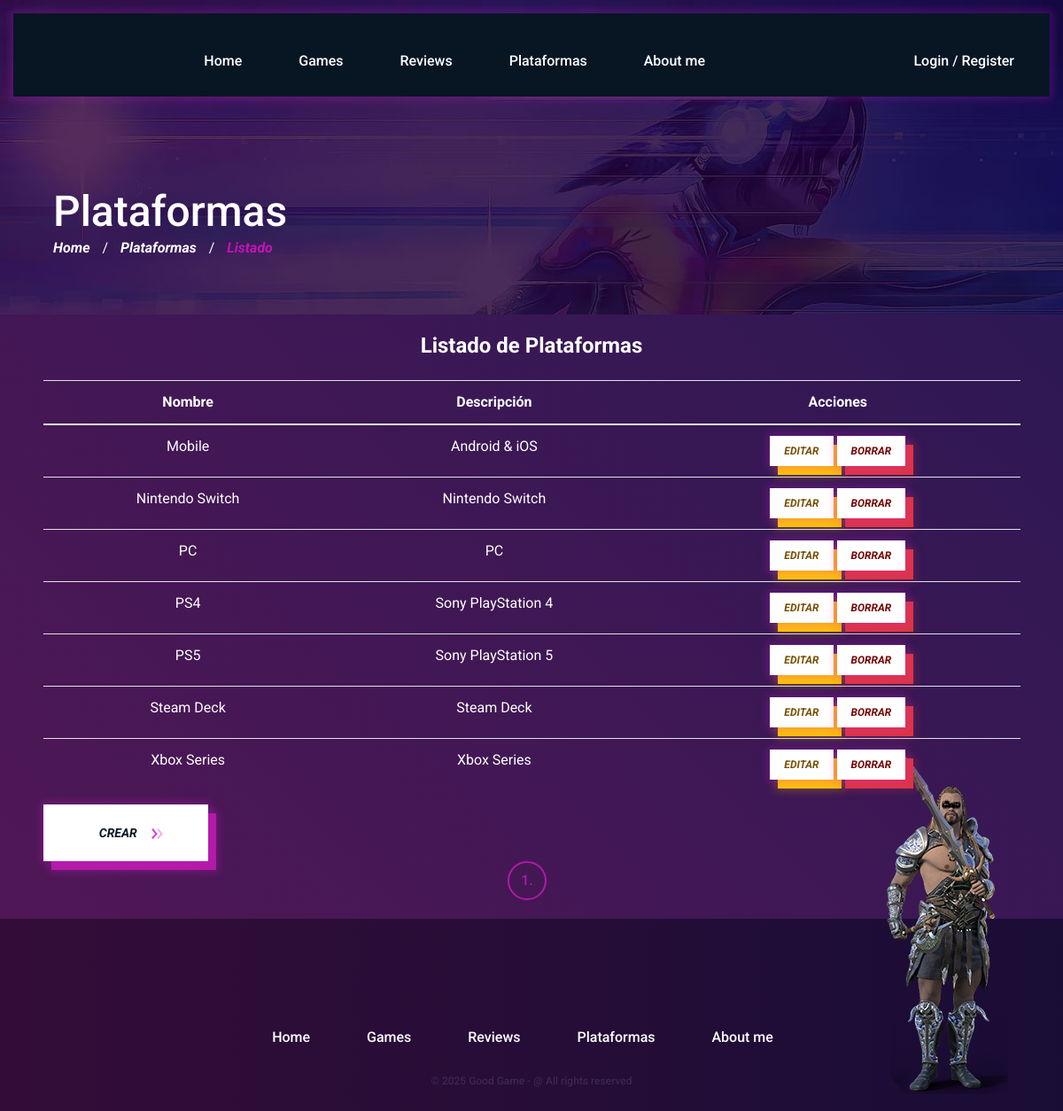
Before: /platforms/listPlatforms with the older database file.
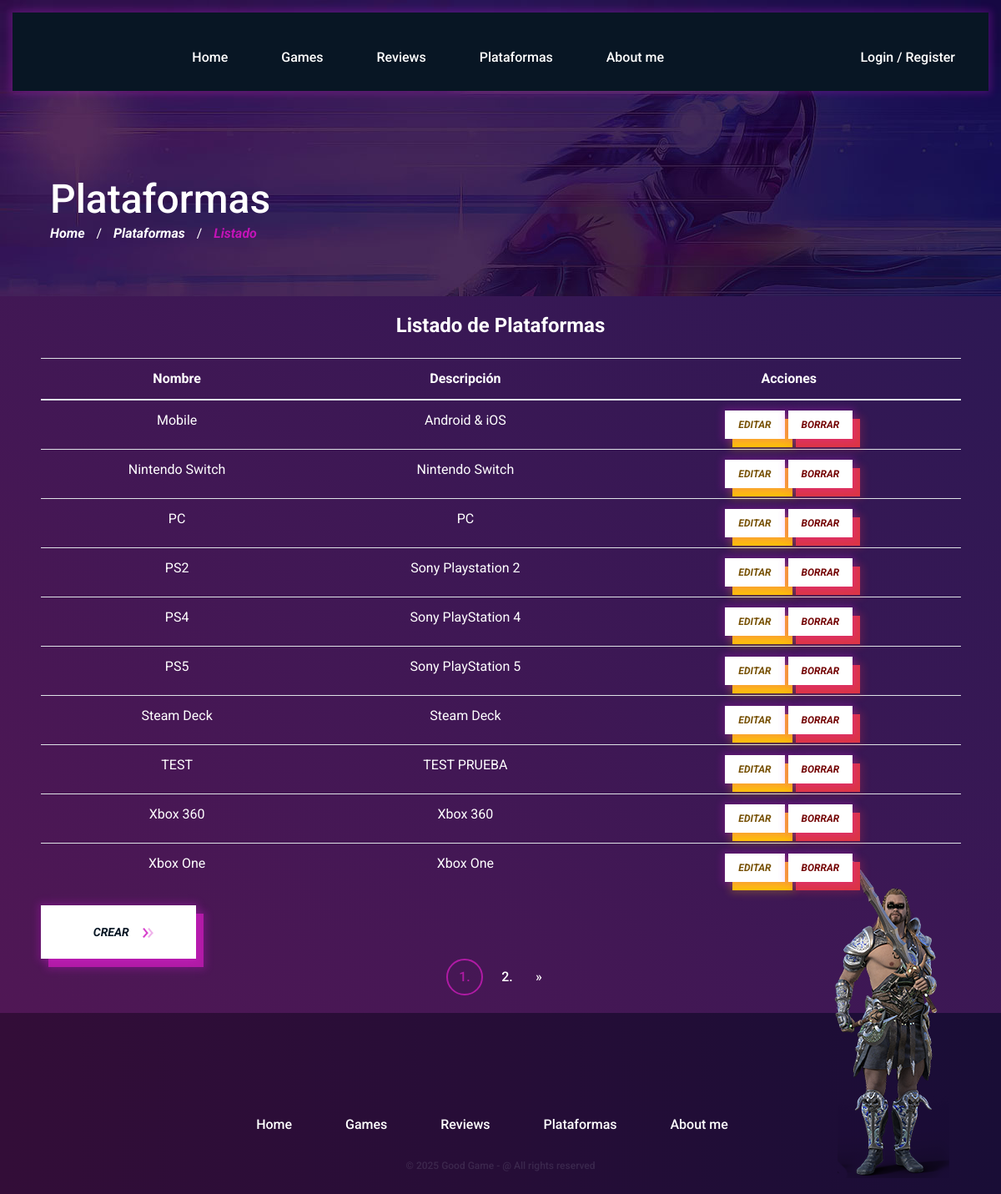
After: the same page with the newer database file.
### AppGames/models.py (models this page shows, shortened)
class Plataforma(models.Model):
    nombre = models.CharField(max_length=100)
    descripcion = models.CharField(max_length=200)

### AppGames/views/plataformas.py (the view)
# urls.py: path('platforms/listPlatforms', PlataformaListView.as_view(), name='listPlatforms'), # Listado de plataformas
class PlataformaListView(ListView):
    model = Plataforma
    template_name = 'AppGames/forms/plataforma_list.html'
    paginate_by = 10
    ordering = ['nombre',]

### AppGames/templates/AppGames/forms/plataforma_list.html (shortened to what this page needs)
{% extends "base.html" %}
{% load static %}
{% block content %}
<section class="page-top-section set-bg" data-setbg="{% static 'AppGames/img/page-top-bg/4.jpg' %}">
    <div class="page-info">
        <h2>Plataformas</h2>
        <div class="site-breadcrumb">
            <a href="{% url 'home' %}">Home</a> /
            <a href="{% url 'platforms' %}">Plataformas</a> /
            <span>Listado</span>
        </div>
    </div>
</section>
<section class="blog-section">
    <div class="container">
        <div class="sidebar game-page-sideber">
            <div class="card-body">
                <h4 class="widget-title mb-4 text-center">Listado de Plataformas</h4>
                {% if object_list %}
                    <div class="table-responsive">
                        <table class="table table-hover text-center platform-table">
                            <thead class="text-white">
                                <tr>
                                    <th>Nombre</th>
                                    <th>Descripción</th>
                                    <th>Acciones</th>
                                </tr>
                            </thead>
                            <tbody>
                                {% for plataforma in object_list %}
                                    <tr class="text-white">
                                        <td>{{ plataforma.nombre }}</td>
                                        <td>{{ plataforma.descripcion }}</td>
                                        <td>
                                            <a href="{% url 'editPlatform' plataforma.id %}" class="site-btn site-btn-sm site-btn-warning">Editar</a>
                                            <a href="{% url 'deletePlatform' plataforma.id %}"  class="site-btn site-btn-sm site-btn-danger">Borrar</a>
                                        </td>
                                    </tr>
                                {% endfor %}
                            </tbody>
                        </table>
                    </div>
					<div class="text-box">
						<a href="{% url 'addPlatform' %}" class="site-btn">
							Crear <img src="{% static 'AppGames/img/icons/double-arrow.png' %}" alt="#" />
						</a>
					</div>
                {% else %}
                    <div class="alert alert-warning text-center mt-3">
                        No se encontraron plataformas.
                    </div>
                {% endif %}
				<div class="site-pagination justify-content-center">
				{% for num in page_obj.paginator.page_range %}
					{% if page_obj.number == num %}
					<a href="?page={{ num }}{% if plataforma_seleccionada %}&plataforma_id={{ plataforma_seleccionada }}{% endif %}" class="active">{{ num }}.</a>
					{% else %}
					<a href="?page={{ num }}{% if plataforma_seleccionada %}&plataforma_id={{ plataforma_seleccionada }}{% endif %}">{{ num }}.</a>
					{% endif %}
				{% endfor %}
				{% if page_obj.has_next %}
					<a href="?page={{ page_obj.next_page_number }}{% if plataforma_seleccionada %}&plataforma_id={{ plataforma_seleccionada }}{% endif %}">&raquo;</a>
				{% endif %}
				</div>
            </div>
        </div>
    </div>
</section>
{% endblock %}

### templates/base.html (shortened to what this page needs)
<!DOCTYPE html>
<html lang="es">
<head>
	{% load static %}
	<link rel="stylesheet" href="https://cdnjs.cloudflare.com/ajax/libs/font-awesome/6.4.0/css/all.min.css">
	<link rel="stylesheet" href="{% static 'AppGames/css/bootstrap.min.css' %}"/>
	<link rel="stylesheet" href="{% static 'AppGames/css/font-awesome.min.css' %}"/>
	<link rel="stylesheet" href="{% static 'AppGames/css/slicknav.min.css' %}"/>
	<link rel="stylesheet" href="{% static 'AppGames/css/owl.carousel.min.css' %}"/>
	<link rel="stylesheet" href="{% static 'AppGames/css/magnific-popup.css' %}"/>
	<link rel="stylesheet" href="{% static 'AppGames/css/animate.css' %}"/>
	<link rel="stylesheet" href="{% static 'AppGames/css/style.css' %}"/>
</head>
<body>
	<header class="header-section">
		<div class="header-warp">
			<div class="header-bar-warp d-flex">
				<nav class="top-nav-area w-100">
				 {% if user.is_authenticated %}
                    <div class="user-panel">
						<a href="{% url 'perfil' %}"><img src="{{ user.perfil.get_avatar_url }}" class="rounded-circle" style="width: 40px; height: 40px; object-fit: cover;" />
						<span class="me-2">Hola, {{ user.username }} | </span>
						<form action="{% url 'logout' %}" method="post" style="display:inline;">
							{% csrf_token %}
							<button type="submit" class="btn btn-link p-0 m-0 align-baseline text-white">Logout</button>
						</form></a>
                    </div>
					<ul class="main-menu primary-menu">
						<li><a href="{% url 'home' %}">Home</a>
							{% if user.is_staff %}
							<ul class="sub-menu">
								<li><a href="{% url 'sitemap' %}">Mapa del sitio</a></li>
							</ul>
							{% endif %}
						</li>
                        <li><a href="{% url 'games' %}">Games</a>
                            {% if user.is_staff %}
                            <ul class="sub-menu">
								<li><a href="{% url 'listGames' %}">Lista de juegos</a></li>
								<li><a href="{% url 'addGame' %}">Crear juego</a></li>
                            </ul>
                            {% endif %}
                        </li>
                        <li><a href="{% url 'reviews' %}">Reviews</a>
                            <ul class="sub-menu">
                                <li><a href="{% url 'addNew' %}">Agregar review</a></li>
                            </ul>
                        </li>
                        <li><a href="{% url 'platforms' %}">Plataformas</a>
                            {% if user.is_staff %}
                            <ul class="sub-menu">
								<li><a href="{% url 'listPlatforms' %}">Listar plataformas</a></li>
                                <li><a href="{% url 'addPlatform' %}">Agregar plataforma</a></li>
                            </ul>
                            {% endif %}
                        </li>
						<li><a href="{% url 'about' %}">About me</a></li>
					</ul>
				 {% else %}
                    <div class="user-panel">
                          <a href="{% url 'login' %}">Login</a> / <a href="{% url 'register' %}">Register</a>
                    </div>
					<ul class="main-menu primary-menu">
                        <li><a href="{% url 'home' %}">Home</a></li>
                        <li><a href="{% url 'games' %}">Games</a></li>
                        <li><a href="{% url 'reviews' %}">Reviews</a></li>
                        <li><a href="{% url 'platforms' %}">Plataformas</a></li>
						<li><a href="{% url 'about' %}">About me</a></li>
					</ul>
				 {% endif %}
				</nav>
			</div>
		</div>
	</header>
    {% block content %}{% endblock %}
	<footer class="footer-section">
		<div class="container">
			<div class="footer-right-pic">
				<img src="{% static 'AppGames/img/footer-right-pic.png' %}" alt="">
			</div>
			<ul class="main-menu footer-menu">
				<li><a href="{% url 'home' %}">Home</a></li>
				<li><a href="{% url 'games' %}">Games</a></li>
				<li><a href="{% url 'reviews' %}">Reviews</a></li>
				<li><a href="{% url 'platforms' %}">Plataformas</a></li>
				<li><a href="{% url 'about' %}">About me</a></li>
			</ul>
			<div class="copyright">© {% now "Y" %} Good Game - @ All rights reserved</div>
		</div>
	</footer>
</body>
</html>

### templates/base.html (style rules this page uses)
.main-menu li a:after { position: absolute; content: ""; width: 20px; height: 20px; right: 0; top: 1px; background-image: none !important; background-repeat: no-repeat; background-position: right center; }

### AppGames/templates/AppGames/forms/plataforma_list.html (style rules this page uses)
.platform-table th, .platform-table td { vertical-align: middle; }
.card-body { background-color: transparent; border: 1px solid transparent; padding: 2rem; border-radius: 8px; }
.widget-title { color: #ffffff; font-weight: bold; }
.site-btn-sm { font-size: 12px !important; padding: 10px 16px !important; min-width: auto !important; }
.site-btn-warning { color: #775104 !important; }
.site-btn-warning:after { background: #ffc107 !important; box-shadow: 0 0 9px 3px rgba(255, 193, 7, 0.24) !important; }
.site-btn-warning:before { background: #fff !important; }
.site-btn-danger { color: #740404 !important; }
.site-btn-danger:after { background: #dc3545 !important; box-shadow: 0 0 9px 3px rgba(220, 53, 69, 0.24) !important; }
.site-btn-danger:before { background: #fff !important; }

Changed rows visible on the page:
no longer on this page (row unchanged): Plataforma: nombre "Xbox Series", descripcion "Xbox Series"
added Plataforma: nombre "PS2", descripcion "Sony Playstation 2"
added Plataforma: nombre "TEST", descripcion "TEST PRUEBA"
added Plataforma: nombre "Xbox 360", descripcion "Xbox 360"
added Plataforma: nombre "Xbox One", descripcion "Xbox One"
Other visible differences:
new list line: "2 ."
